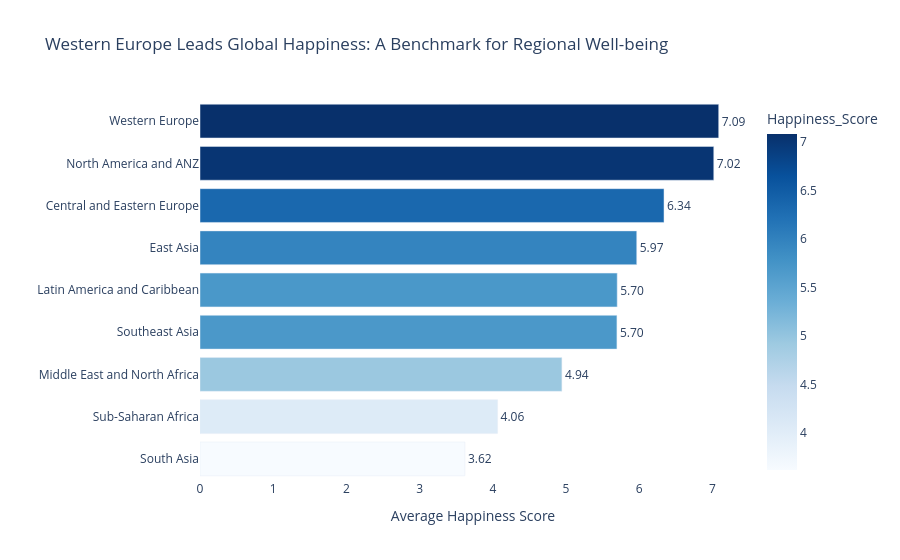

Source (notebook cell):
### Code cell
# Step 2: Build your chart
# Create the horizontal bar chart using your 'region_avg' dataframe
fig = px.bar(
    region_avg, 
    x='Happiness_Score',
    y='Region',
    orientation='h',  # Requirement: Horizontal orientation
    text='Happiness_Score', # Show the numbers on the bars
    color='Happiness_Score', # Requirement: Design choice (Color gradient)
    color_continuous_scale='Blues', # Design choice: Blue gradient
    
    # Requirement: Insight Title
    title="Western Europe Leads Global Happiness: A Benchmark for Regional Well-being" 
)

# Customize the layout
fig.update_layout(
    xaxis_title="Average Happiness Score",
    yaxis_title="", # Keep clean, region names are self-explanatory
    xaxis_rangemode="tozero", # Requirement: Zero baseline on x-axis
    plot_bgcolor='white', # Design choice: Clean white background
)

# Format the text labels on the bars to show 2 decimal places
fig.update_traces(texttemplate='%{text:.2f}', textposition='outside')

# Show the chart
fig.show()

### Figure 1 — Plotly figure (JSON) as saved in the notebook; plotly's stock layout.template omitted (floating-point values rounded to 4 significant figures)
{"data": [{"hovertemplate": "Happiness_Score=%{marker.color}<br>Region=%{y}<extra></extra>", "legendgroup": "", "marker": {"color": [3.618, 4.065, 4.943, 5.695, 5.699, 5.966, 6.338, 7.018, 7.086], "coloraxis": "coloraxis", "pattern": {"shape": ""}}, "name": "", "orientation": "h", "showlegend": false, "text": [3.618, 4.065, 4.943, 5.695, 5.699, 5.966, 6.338, 7.018, 7.086], "textposition": "outside", "texttemplate": "%{text:.2f}", "type": "bar", "x": [3.618, 4.065, 4.943, 5.695, 5.699, 5.966, 6.338, 7.018, 7.086], "xaxis": "x", "y": ["South Asia", "Sub-Saharan Africa", "Middle East and North Africa", "Southeast Asia", "Latin America and Caribbean", "East Asia", "Central and Eastern Europe", "North America and ANZ", "Western Europe"], "yaxis": "y"}], "layout": {"barmode": "relative", "coloraxis": {"colorbar": {"title": {"text": "Happiness_Score"}}, "colorscale": [[0, "rgb(247,251,255)"], [0.125, "rgb(222,235,247)"], [0.25, "rgb(198,219,239)"], [0.375, "rgb(158,202,225)"], [0.5, "rgb(107,174,214)"], [0.625, "rgb(66,146,198)"], [0.75, "rgb(33,113,181)"], [0.875, "rgb(8,81,156)"], [1, "rgb(8,48,107)"]]}, "legend": {"tracegroupgap": 0}, "plot_bgcolor": "white", "title": {"text": "Western Europe Leads Global Happiness: A Benchmark for Regional Well-being"}, "xaxis": {"anchor": "y", "domain": [0, 1], "rangemode": "tozero", "title": {"text": "Average Happiness Score"}}, "yaxis": {"anchor": "x", "domain": [0, 1], "title": {"text": ""}}}}
